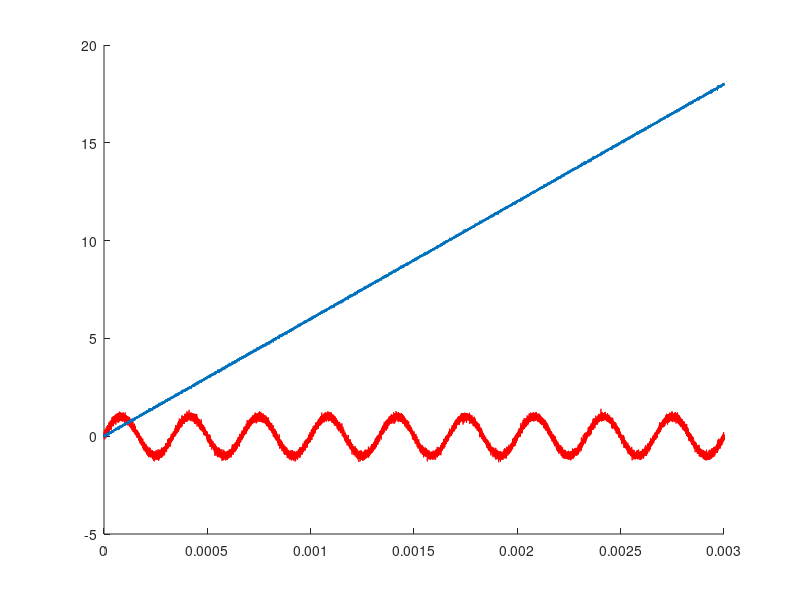

This figure's MATLAB source:
% DEMONSTRATION HOW THE PHASE of a signal can be determined

% CREATE artificial time signal
tt = (0:30e3)/10e6;
tl = length(tt);

% FREQUENCY
f = 3e3;

sig = sin(2*pi*f.*tt) + 0.1*randn(tl,1)';

% \citep{SunJ2008}: description of Hilbert transform
% The phase is determined by calculation of the analytical signal sa(t) of 
% a time series s(t). sa(t)=s(t)+i*h(t)
% h(t) is the Hilbert transform.
% The Matlab Hilbert function yields directly sa(t)!
% That means matlab: hi = hilbert(s(t)) = sa(t), is a complex function.
% The phase is simply determined by angle(hi)!

hi = hilbert(sig);
phi  = angle(hi);
phi0 = unwrap(phi)/pi+0.5;

hold on
plot(tt, sig, 'r')
plot(tt, phi0)
hold off